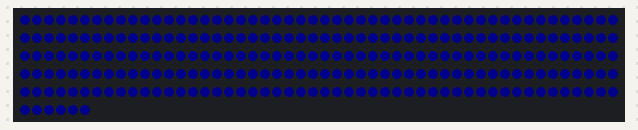
This program was run on a simulated CircuitPython board. On the bench: 256 RGB LEDs in strip order, left to right, continuing on the next row. Dim RGB values are drawn brighter than linear; what the program prints to the serial console is not drawn. At 31.2 s the program ends and the board releases its pins; the recording ends there.

Above: at 0.1 s.
At 30.81 s:
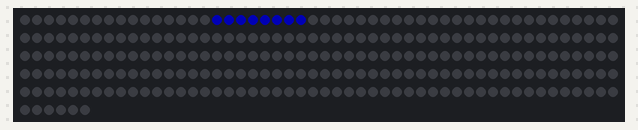

The program:

matrix_map.py
```python
"""
Zone-map discovery. Run with sudo.

matrix-text.py proves the chain works. This answers the question the zone map
depends on: how chain index maps to physical position. The panel is probably
serpentine, but that should be verified rather than assumed.

Single pixels turned out to be invisible in practice — one pixel at low
brightness, under a diffusing agar dish, simply cannot be picked out. So every
stage here lights a whole line of 16 and blinks it. A blinking bar is obvious
in a way a static dim dot is not.

    sudo python3 gpio/matrix_map.py

Three observations pin the mapping down completely:

  where indices 0..15 sit    -> is the first line a row or a column, on which edge
  where indices 0..7 sit     -> which end of that line the chain starts from
  where indices 16..31 sit   -> serpentine or progressive, and which way

Serpentine means the second line runs backwards: 16..31 will sit alongside
0..15 but with the half-line at the OPPOSITE end. Progressive means it starts
from the same end as the first.

16 pixels of blue at this brightness is about 80mA. Never white.
"""

import time

import board
import neopixel

PIXELS = 256
PIN = board.D18

FILL_BRIGHTNESS = 0.05  # all 256, keep dim
LINE_BRIGHTNESS = 0.25  # 16 at a time, safe to push so it is actually visible

BLUE = (0, 0, 255)
OFF = (0, 0, 0)

MARKER_HOLD = 2.0
BLINK_SECONDS = 6.0
BLINK_HZ = 2.0
GAP = 1.0

px = neopixel.NeoPixel(PIN, PIXELS, brightness=FILL_BRIGHTNESS, auto_write=False)


def clear(pause=GAP):
    px.fill(OFF)
    px.show()
    time.sleep(pause)


def blink(indices, seconds=BLINK_SECONDS):
    """Blink a set of indices so it cannot be missed."""
    px.brightness = LINE_BRIGHTNESS
    half = 1.0 / (2 * BLINK_HZ)
    for _ in range(int(seconds * BLINK_HZ)):
        px.fill(OFF)
        for i in indices:
            px[i] = BLUE
        px.show()
        time.sleep(half)
        px.fill(OFF)
        px.show()
        time.sleep(half)
    px.brightness = FILL_BRIGHTNESS


try:
    print(f"stage 0: all blue, {MARKER_HOLD}s — starting marker")
    px.brightness = FILL_BRIGHTNESS
    px.fill(BLUE)
    px.show()
    time.sleep(MARKER_HOLD)
    clear()

    print(f"stage 1: indices 0-15 blinking, {BLINK_SECONDS}s — WHICH EDGE, row or column")
    blink(range(0, 16))
    clear()

    print(f"stage 2: indices 0-7 blinking, {BLINK_SECONDS}s — WHICH END it starts from")
    blink(range(0, 8))
    clear()

    print(f"stage 3: indices 16-31 blinking, {BLINK_SECONDS}s — the SECOND line")
    blink(range(16, 32))
    clear()

    print(f"stage 4: indices 16-23 blinking, {BLINK_SECONDS}s — WHICH END the second starts")
    blink(range(16, 24))
    clear(0)

    print("done")

except KeyboardInterrupt:
    clear(0)
```
